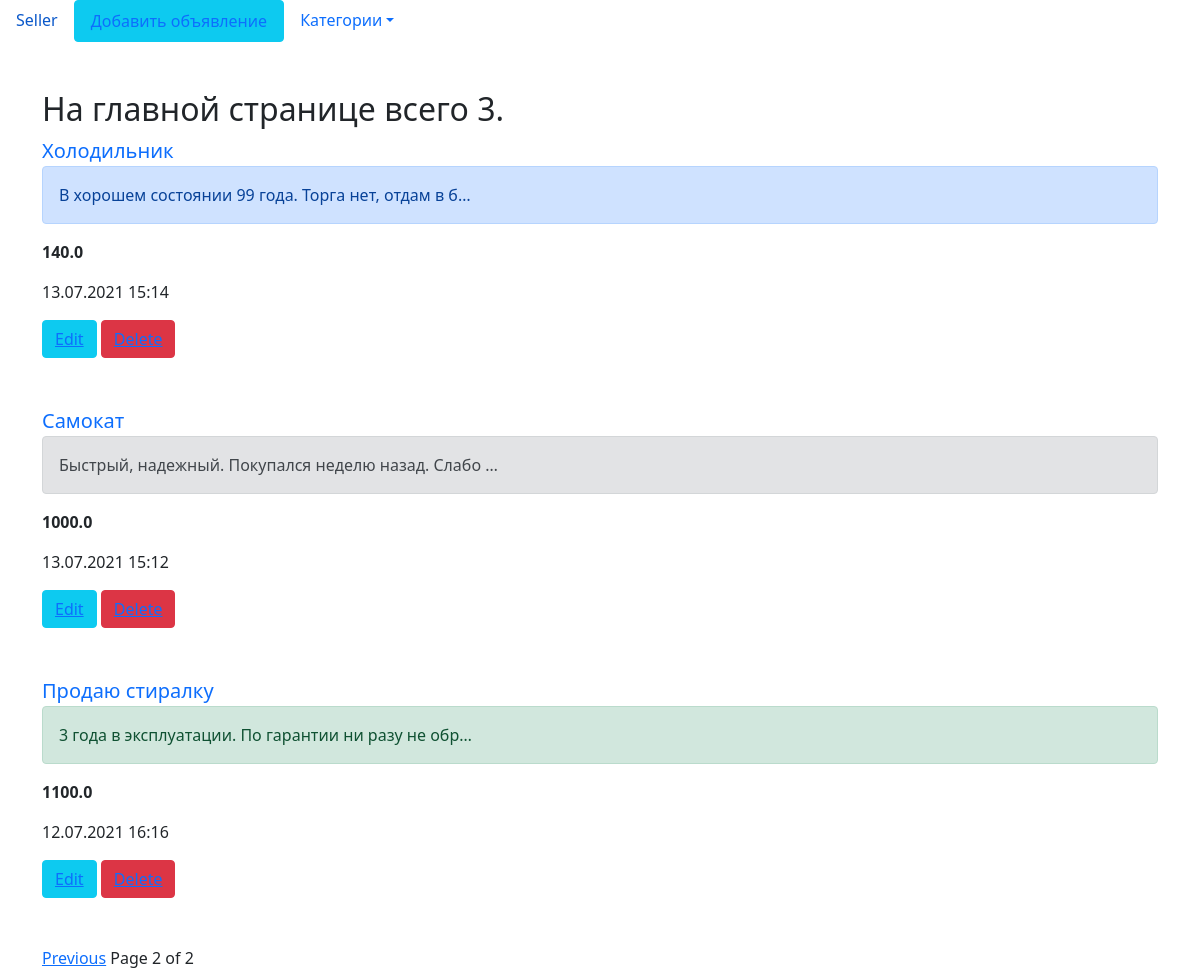
Screenshot of /?page=2 with the database file from the repository.
### bboard/models.py (models this page shows)
class Bb(models.Model):
    title = models.CharField(max_length=50, verbose_name='Заголовок')
    rubric = models.ForeignKey('Rubric', null=True, on_delete=models.PROTECT, verbose_name='Рубрика')
    description = models.TextField(null=True, blank=True, verbose_name='Описание')
    price = models.FloatField(null=True, blank=True, verbose_name='Цена')
    date = models.DateTimeField(auto_now_add=True, db_index=True, verbose_name='Дата публикации')
    class CITIES(models.TextChoices):
        KYIV = 'kyi', 'Киев'
        ODESSA = 'ode', 'Одесса'
        DNIPRO = 'dni', 'Днепр'
        __empty__ = '---------'
    city = models.CharField(max_length=3, choices=CITIES.choices)
    class Meta:
        verbose_name = 'Объявление'
        verbose_name_plural = 'Объявления'
        ordering = ['-date']
        unique_together = (('title', 'date'),
                           ('title', 'rubric', 'date'))

### bboard/views.py (the view)
# urls.py: path('', views.index, name='home'),
def index(request):
    rubrics = Rubric.objects.all()
    items = Bb.objects.all()
    paginator = Paginator(items, 3)
    if 'page' in request.GET:
        page_num = request.GET['page']
    else:
        page_num = 1
    page = paginator.get_page(page_num)
    context = {'rubrics': rubrics, 'page': page, 'items': page.object_list}
    return render(request, 'bboard/index.html', context)

### bboard/models.py (called while the page is built)
    def __str__(self):
        return self.name

### bboard/templates/bboard/index.html (shortened to what this page needs)
{% extends 'bboard/base.html' %}
{% block content %}
    {% with bb_count=items.count %}
    {% if bb_count > 0 %}
        <h2>На главной странице всего {{ bb_count }}.</h2>
    {% endif %}
    {% endwith %}
    {% for item in items %}
        <a class="lead" style="text-decoration: none;" href="{% url 'detail' pk=item.pk %}">{{ item.title }}</a>
        <p class="{% cycle 'alert alert-primary' 'alert alert-secondary' 'alert alert-success' %}">
            {{ item.description|truncatechars:'50' }}</p>
        <p><strong>{{ item.price }}</strong></p>
        <p>{{ item.date|date:"d.m.Y H:i" }}</p>
        <button class="btn btn-info"><a href="{% url 'edit' pk=item.pk %}">Edit</a></button>
        <button class="btn btn-danger"><a href="{% url 'delete' pk=item.pk %}">Delete</a></button>
        <br>
        <br>
        <br>
    {% empty %}
        <h1>There are no items in the list of publications</h1>
    {% endfor %}
    {% if page.has_previous %}
            <a href="?page={{ page.previous_page_number }}">Previous</a>
    {% endif %}
    <span class="current">
        Page {{ page.number }} of {{ page.paginator.num_pages }}
    </span>
{% endblock %}

### rows the page displays
Bb: title "Холодильник", description "В хорошем состоянии 99 года. Торга нет, отдам в б…", price "140.0", date "13.07.2021 15:14"
Bb: title "Самокат", description "Быстрый, надежный. Покупался неделю назад. Слабо …", price "1000.0", date "13.07.2021 15:12"
Bb: title "Продаю стиралку", description "3 года в эксплуатации. По гарантии ни разу не обр…", price "1100.0", date "12.07.2021 16:16"

### other values shown
{{ bb_count }} "3"
{{ page.number }} "2"
{{ page.paginator.num_pages }} "2"
